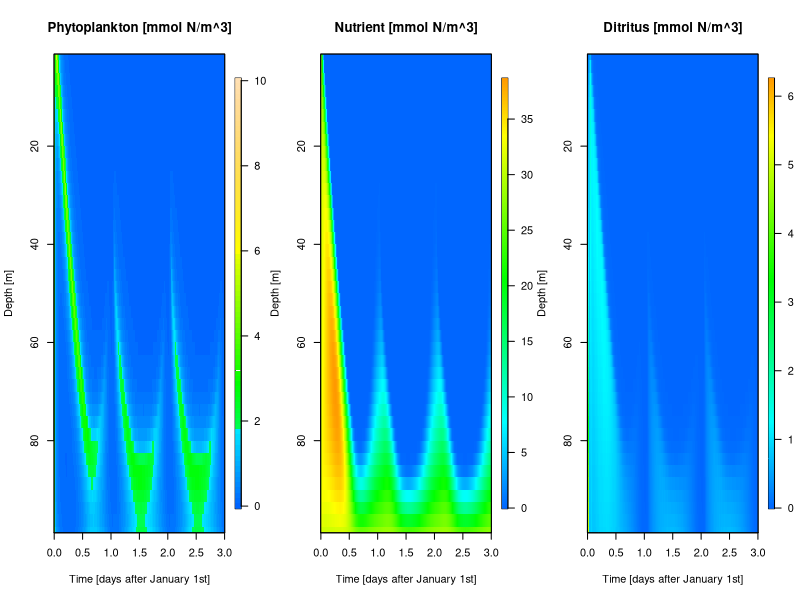
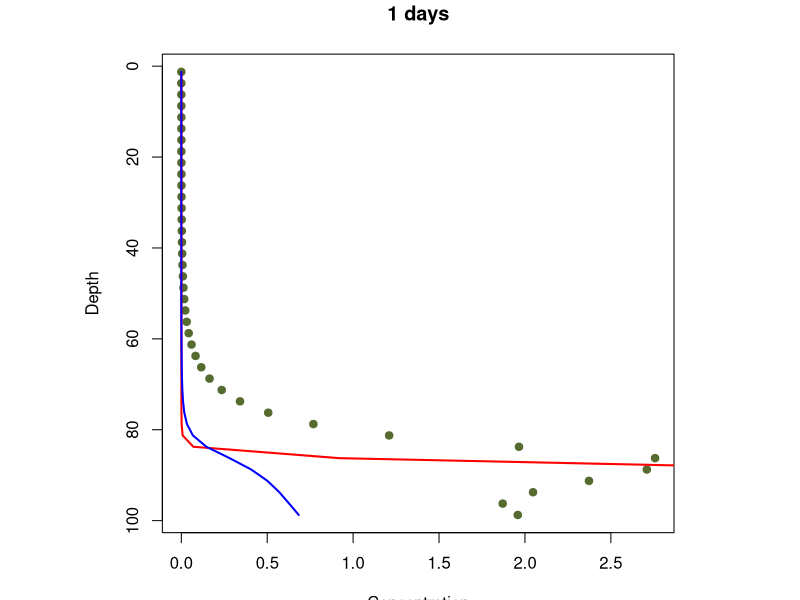
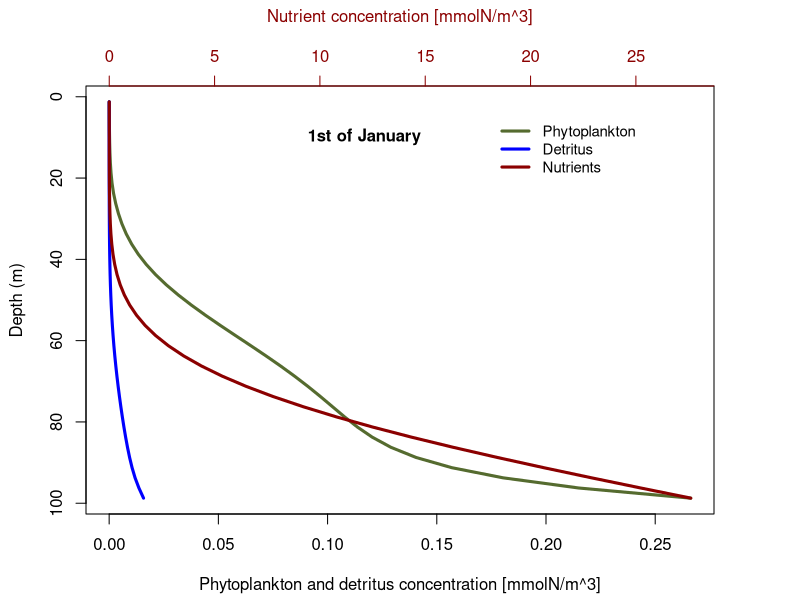
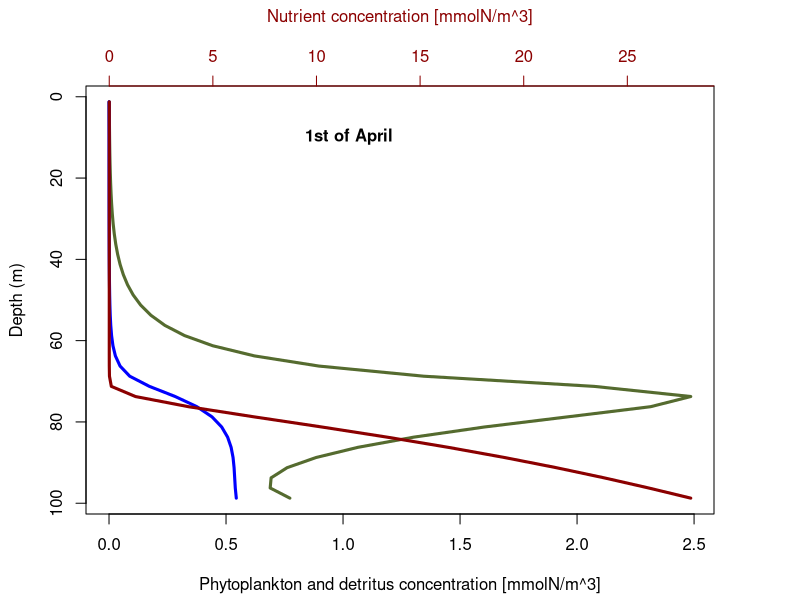
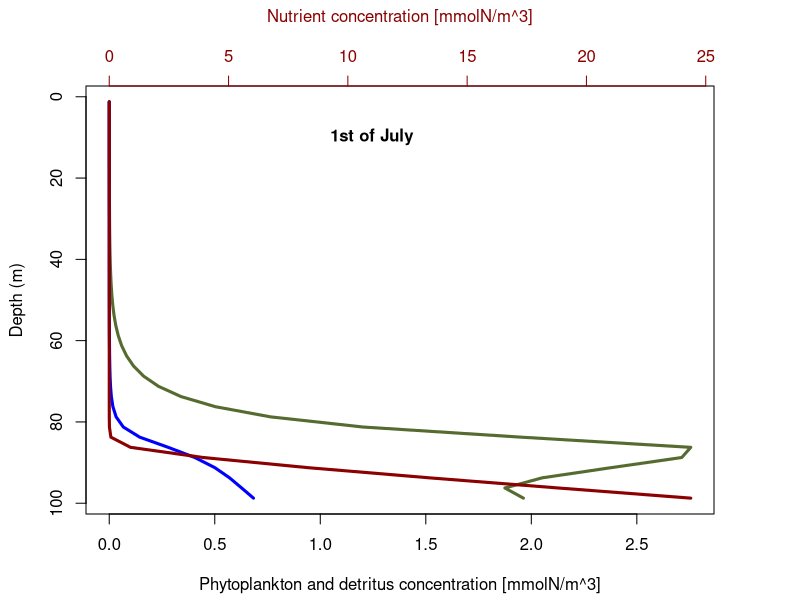
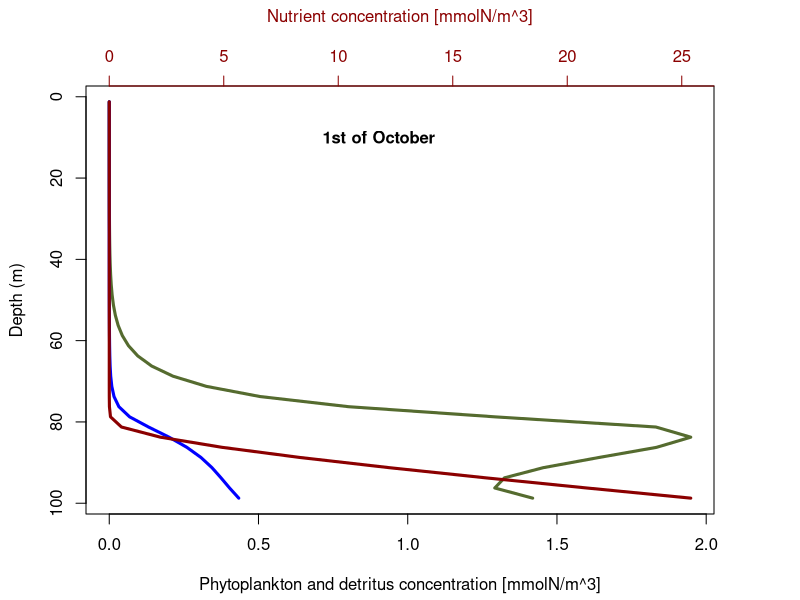
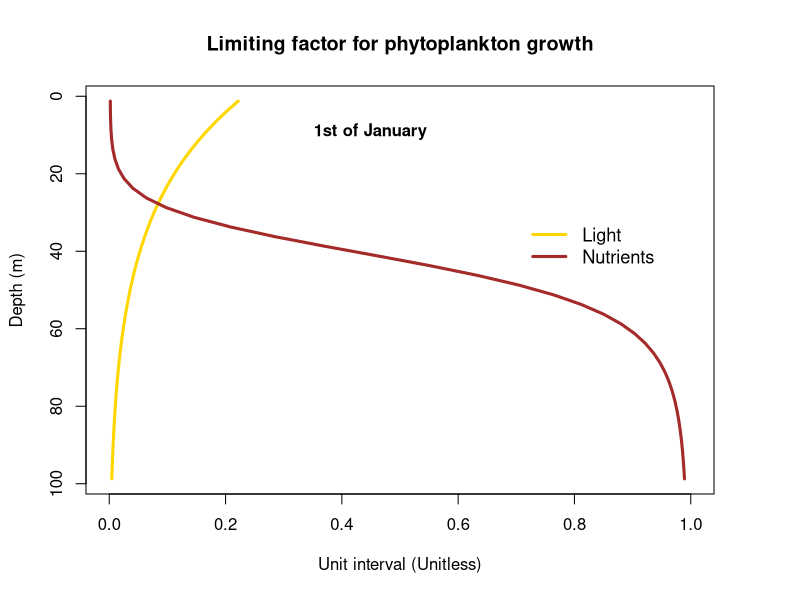
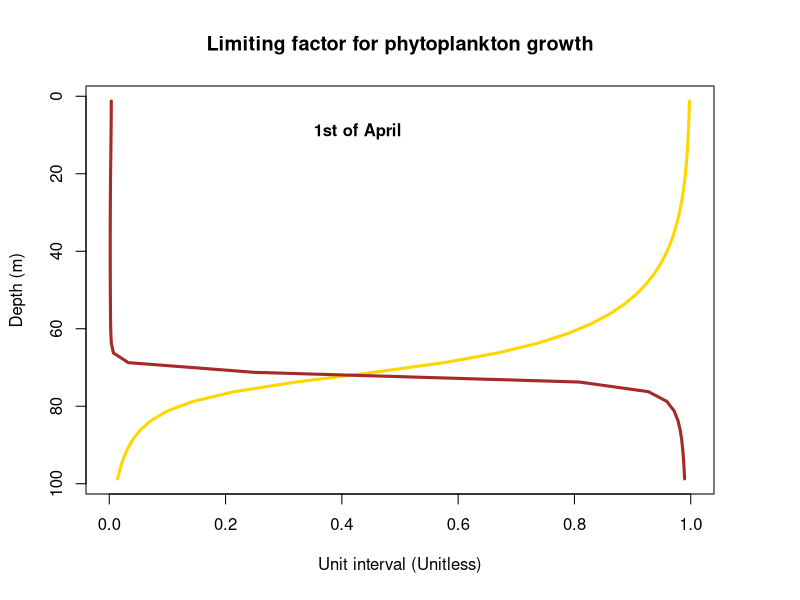

The R script that drew these images, in order:
########################### DAY 3 ###########################
library(deSolve)
library(fields)

# Create an empty list to add the parameters
param <- list()

# Define parameters 
param$I0 <- 1000 # incoming light radiation at surface (micro mol photons / (m2*s); uEinstein)
param$kw <- 0.0375 # light absorbed by water (1/m)
param$kc <- 0.05 # light absorbed by phyto plankton (m^2/mmol N)
param$gmax <- 1.5 # maximum growth (1/d)
param$alpha <- 0.1/(param$I0/200) # Slope of the PI-curve (1/(uEinstein*d)
param$HN <- 0.3 # Half saturation constant for nutrients (mmol N/m^3)
param$m <- 0.03 # specific loss rate (1/d)
param$gamma <- 0.1 # Grazing parameter (m^3/(mmol N * d))
param$eps <- 0.1 # remineralization (1/d)
param$Dv <- 5/(10**(5))*3600*24 # Diffusivity (m^2/d)  
param$ud <- 15 # Settling velocity (m/d)
param$up <- 0.5 # Settling velocity (m/d)
param$Nb <- 30 # nutrient content at the bottom (mmol N/m^3) 
param$dz <- 2.5 # grid spacing (m)
param$z <- seq(param$dz/2,100,by = param$dz) # depth (m)
param$n <- length(param$z) # number of grid cells

# Define initial conditions - concentrations of phytoplankton and nutrients
PND <- c(rep(10,param$n),rep(param$Nb, param$n),rep(0,param$n))

# Create a function
# the 22*pi/365 to push it back to the 21st December
# lowest light at 21st of December 

CalLight <- function(t,P,D, param) {
  season <- 1+cos(pi + (2*pi)/365*t + 22*pi/365)
  
  Q <- param$kc * param$dz * ((cumsum(P) - P/2) + (cumsum(D) - D/2))
  
  I <- param$I0 * exp(-param$kw * param$z - Q) * season
  
  return(I)
}




# Create function that creates the differential equation at each step
FuncPND <- function(t, PND, param) {
  P <- PND[1:param$n]
  N <- PND[(1+param$n):(2*param$n)]
  D <- PND[(2*param$n+1):(3*param$n)]
 
  # Phytoplankton flux
  Jap <- rep(0,param$n+1)
  Jdp <- rep(0,param$n+1)
  
  for (i in 2:param$n){
    Jap[i] <- param$up * P[i-1]
    Jdp[i] <- -param$Dv * (P[i] - P[i-1]) / param$dz
  }
  
  # Advective flux boundary
  Jap[1] = 0
  Jap[param$n+1] = 0
  
  # Diffusive flux boundary
  Jdp[1] = 0
  Jdp[param$n+1] = 0
  
  Jp = Jap + Jdp
  
  # Nutrient flux
  Jdn <- rep(0,param$n+1)
  
  for (i in 2:param$n){
    Jdn[i] <- -param$Dv * (N[i] - N[i-1]) / param$dz
  }
  
  
  # Diffusive flux boundary
  Jdn[1] = 0
  Jdn[param$n+1] = -param$Dv*(param$Nb-N[param$n])/param$dz
  
  Jn = Jdn
  
  # Detritus flux 
  Jad <- rep(0,param$n+1)
  Jdd <- rep(0,param$n+1)
  
  for (i in 2:param$n){
    Jad[i] <- param$ud * D[i-1]
    Jdd[i] <- -param$Dv * (D[i] - D[i-1]) / param$dz
  }
  
  # Advective flux boundary
  Jad[1] = 0
  Jad[param$n+1] = param$ud*D[param$n]
  
  # Diffusive flux boundary
  Jdd[1] = 0
  Jdd[param$n+1] = 0
  
  Jd = Jad + Jdd
  
  
  I <- CalLight(t,P,D,param)
  
  g <- param$gmax * pmin(param$alpha*I / sqrt((param$alpha*I)**2 + param$gmax**2),N/(N+param$HN)) 
  
  dPdT <- -(Jp[2:(param$n+1)] - Jp[1:param$n]) / param$dz + (g- param$m-param$gamma*P) * P
  
  dNdT <- -g*P +param$eps*D-(Jn[2:(param$n+1)] - Jn[1:param$n]) / param$dz
  
  dDdT <- -(Jd[2:(param$n+1)] - Jd[1:param$n]) / param$dz + (param$m+param$gamma*P) * P-param$eps*D
  
  
  return(list(c(dPdT,dNdT, dDdT)))
}




# Define time step
time <-seq(0,365*3, by=1)

# Solve our differential equation
start.time <- Sys.time()
res <- ode(PND, time, FuncPND, param)
end.time <- Sys.time()
time.taken <- end.time - start.time
print(paste("Runtime=",as.character(round(time.taken,1)),"s"))
P <- res[,2:(param$n+1)]
N <- res[,(param$n+2):(param$n*2+1)]
D <- res[,(param$n*2+2):(param$n*3+1)]



# Surface plot of phytoplankton
par(mfrow=c(1,3))
#par(mfrow=c(1,1))
image.plot(time/365, param$z, P, ylim = rev(range(param$z)), col = topo.colors(100)[20:100],
           xlab = "Time [days after January 1st]", ylab = "Depth [m]",
           main = "Phytoplankton [mmol N/m^3]")
box()


# Surface plot of Nutrients
image.plot(time/365, param$z, N, ylim = rev(range(param$z)), col = rev(rainbow(300, start= 0.1, end = 0.6)),
           xlab = "Time [days after January 1st]", ylab = "Depth [m]",
           main = "Nutrient [mmol N/m^3]")
box()


# Surface plot of Detritus
image.plot(time/365, param$z, D, ylim = rev(range(param$z)), col =rev(rainbow(300, start= 0.1, end = 0.6)),
           xlab = "Time [days after January 1st]", ylab = "Depth [m]",
           main = "Ditritus [mmol N/m^3]")
box()


par(mfrow=c(1,1))
plot(P[365+180,], param$z, ylim = rev(range(param$z)), pch = 19, col = "darkolivegreen", main = "1 days", ylab = "Depth", xlab = "Concentration")
points(N[365+180,], param$z, ylim = rev(range(param$z)), type = 'l', pch = 19, col = "red",cex = 0.5,lwd = 2)
points(D[365+180,], param$z, ylim = rev(range(param$z)), type = 'l', pch = 19, col = "blue",cex = 0.5,lwd = 2)


# VERTICAL PROFILE FOR STEADY STATE QUESTION - WINTER
par(mfrow=c(1,1))
par(mar = c(4, 4, 4, 4) + 0.3) 
plot(P[2*365,], param$z, ylim = rev(range(param$z)), type='l', lwd=3, col = "darkolivegreen", xlab = "", ylab = "Depth (m)", xaxt = "n")
points(D[2*365,], param$z, ylim = rev(range(param$z)), type='l', lwd=3, col = "blue", xlab = "", ylab = "")
axis(1, col = "black", col.ticks = "black", col.axis = "black", col.lab="black")
mtext("Phytoplankton and detritus concentration [mmolN/m^3]", side = 1, line = 3, col = "black") 
par(new = TRUE) 
plot(N[2*365,], param$z, ylim = rev(range(param$z)), type='l', lwd=3, col = "darkred", 
     axes = FALSE, xlab = "", ylab = "")
axis(side = 3, at = pretty(range(N[2*365,])), col = "darkred", col.ticks = "darkred", col.axis = "darkred", col.lab="darkred")
mtext("Nutrient concentration [mmolN/m^3]", side = 3, line = 3, col = "darkred") 
legend(18,4, legend = c("Phytoplankton","Detritus","Nutrients"), col = c("darkolivegreen","blue","darkred"), lty = 1, cex = 0.9, lwd=3, box.col = "white")
legend(8,5, legend = substitute(paste(bold("1st of January"))), box.col = "white")


# VERTICAL PROFILE FOR STEADY STATE QUESTION - SPRING
par(mfrow=c(1,1))
par(mar = c(4, 4, 4, 4) + 0.3) 
plot(P[2*365+90,], param$z, ylim = rev(range(param$z)), type='l', lwd=3, col = "darkolivegreen", xlab = "", ylab = "Depth (m)", xaxt = "n")
points(D[2*365+90,], param$z, ylim = rev(range(param$z)), type='l', lwd=3, col = "blue", xlab = "", ylab = "")
axis(1, col = "black", col.ticks = "black", col.axis = "black", col.lab="black")
mtext("Phytoplankton and detritus concentration [mmolN/m^3]", side = 1, line = 3, col = "black") 
par(new = TRUE) 
plot(N[2*365+90,], param$z, ylim = rev(range(param$z)), type='l', lwd=3, col = "darkred", 
     axes = FALSE, xlab = "", ylab = "")
axis(side = 3, at = pretty(range(N[2*365+90,])), col = "darkred", col.ticks = "darkred", col.axis = "darkred", col.lab="darkred")
mtext("Nutrient concentration [mmolN/m^3]", side = 3, line = 3, col = "darkred") 
#legend("right", legend = c("Phytoplankton","Detritus","Nutrients"), col = c("darkolivegreen","blue","darkred"), lty = 1, cex = 0.8, lwd=3)
legend(8,5, legend = substitute(paste(bold("1st of April"))),box.col = "white")

# VERTICAL PROFILE FOR STEADY STATE QUESTION - SUMMER
par(mfrow=c(1,1))
par(mar = c(4, 4, 4, 4) + 0.3) 
plot(P[2*365+181,], param$z, ylim = rev(range(param$z)), type='l', lwd=3, col = "darkolivegreen", xlab = "", ylab = "Depth (m)", xaxt = "n")
points(D[2*365+181,], param$z, ylim = rev(range(param$z)), type='l', lwd=3, col = "blue", xlab = "", ylab = "")
axis(1, col = "black", col.ticks = "black", col.axis = "black", col.lab="black")
mtext("Phytoplankton and detritus concentration [mmolN/m^3]", side = 1, line = 3, col = "black") 
par(new = TRUE) 
plot(N[2*365+181,], param$z, ylim = rev(range(param$z)), type='l', lwd=3, col = "darkred", 
     axes = FALSE, xlab = "", ylab = "")
axis(side = 3, at = pretty(range(N[2*365+181,])), col = "darkred", col.ticks = "darkred", col.axis = "darkred", col.lab="darkred")
mtext("Nutrient concentration [mmolN/m^3]", side = 3, line = 3, col = "darkred") 
#legend("right", legend = c("Phytoplankton","Detritus","Nutrients"), col = c("darkolivegreen","blue","darkred"), lty = 1, cex = 0.8, lwd=3)
legend(8,5, legend = substitute(paste(bold("1st of July"))),  box.col = "white")


# VERTICAL PROFILE FOR STEADY STATE QUESTION - FALL
par(mfrow=c(1,1))
par(mar = c(4, 4, 4, 4) + 0.3) 
plot(P[2*365+273,], param$z, ylim = rev(range(param$z)), type='l', lwd=3, col = "darkolivegreen", xlab = "", ylab = "Depth (m)", xaxt = "n")
points(D[2*365+273,], param$z, ylim = rev(range(param$z)), type='l', lwd=3, col = "blue", xlab = "", ylab = "")
axis(1, col = "black", col.ticks = "black", col.axis = "black", col.lab="black")
mtext("Phytoplankton and detritus concentration [mmolN/m^3]", side = 1, line = 3, col = "black") 
par(new = TRUE) 
plot(N[2*365+273,], param$z, ylim = rev(range(param$z)), type='l', lwd=3, col = "darkred", 
     axes = FALSE, xlab = "", ylab = "")
axis(side = 3, at = pretty(range(N[2*365+273,])), col = "darkred", col.ticks = "darkred", col.axis = "darkred", col.lab="darkred")
mtext("Nutrient concentration [mmolN/m^3]", side = 3, line = 3, col = "darkred") 
#legend("right", legend = c("Phytoplankton","Detritus","Nutrients"), col = c("darkolivegreen","blue","darkred"), lty = 1, cex = 0.8, lwd=3)
legend(8,5, legend = substitute(paste(bold("1st of October"))), box.col = "white")




# LIMITATION - WINTER
Ieq <- CalLight(2*365,P[2*365,],D[2*365,], param)
fi <- param$alpha*Ieq / sqrt((param$alpha*Ieq)**2 + param$gmax**2)
fn <- N[2*365,] / (N[2*365,] + param$HN)
par(mar = c(5, 4, 4, 4) + 0.3) 
plot(fi, param$z, ylim = rev(range(param$z)), xlim=c(0,1),type='l', lwd=3, col = "gold", xlab = "Unit interval (Unitless)", ylab = "Depth (m)", main="Limiting factor for phytoplankton growth")
points(fn, param$z, ylim = rev(range(param$z)), type='l', lwd=3, col = "brown")
legend (0.7,30, legend = c("Light", "Nutrients"),lwd=3,col=c("gold","brown"), cex = 1.1, box.col = "white")
legend(0.3,4, legend = substitute(paste(bold("1st of January"))),  box.col = "white")

# LIMITATION - SPRING
Ieq <- CalLight(2*365+90,P[2*365+90,],D[2*365+90,], param)
fi <- param$alpha*Ieq / sqrt((param$alpha*Ieq)**2 + param$gmax**2)
fn <- N[2*365+90,] / (N[2*365+90,] + param$HN)
par(mar = c(5, 4, 4, 4) + 0.3) 
plot(fi, param$z, ylim = rev(range(param$z)), xlim=c(0,1),type='l', lwd=3, col = "gold", xlab = "Unit interval (Unitless)", ylab = "Depth (m)", main="Limiting factor for phytoplankton growth")
points(fn, param$z, ylim = rev(range(param$z)), type='l', lwd=3, col = "brown")
#legend (0.7,30, legend = c("Light", "Nutrients"),lwd=3,col=c("gold","brown"), cex = 1.0,box.col = "white")
legend(0.3,4, legend = substitute(paste(bold("1st of April"))),  box.col = "white")

# LIMITATION - SUMMER
Ieq <- CalLight(2*365+181,P[2*365+181,],D[2*365+181,], param)
fi <- param$alpha*Ieq / sqrt((param$alpha*Ieq)**2 + param$gmax**2)
fn <- N[2*365+181,] / (N[2*365+181,] + param$HN)
par(mar = c(5, 4, 4, 4) + 0.3) 
plot(fi, param$z, ylim = rev(range(param$z)), xlim=c(0,1),type='l', lwd=3, col = "gold", xlab = "Unit interval (Unitless)", ylab = "Depth (m)", main="Limiting factor for phytoplankton growth")
points(fn, param$z, ylim = rev(range(param$z)), type='l', lwd=3, col = "brown")
#legend (0.7,30, legend = c("Light", "Nutrients"),lwd=3,col=c("gold","brown"), cex = 1.0,box.col = "white")
legend(0.3,4, legend = substitute(paste(bold("1st of July"))),  box.col = "white")

# LIMITATION - FALL
Ieq <- CalLight(2*365+273,P[2*365+273,],D[2*365+273,], param)
fi <- param$alpha*Ieq / sqrt((param$alpha*Ieq)**2 + param$gmax**2)
fn <- N[2*365+273,] / (N[2*365+273,] + param$HN)
par(mar = c(5, 4, 4, 4) + 0.3) 
plot(fi, param$z, ylim = rev(range(param$z)), xlim=c(0,1),type='l', lwd=3, col = "gold", xlab = "Unit interval (Unitless)", ylab = "Depth (m)", main="Limiting factor for phytoplankton growth")
points(fn, param$z, ylim = rev(range(param$z)), type='l', lwd=3, col = "brown")
#legend (0.7,30, legend = c("Light", "Nutrients"),lwd=3,col=c("gold","brown"), cex = 1.0,box.col = "white")
legend(0.3,4, legend = substitute(paste(bold("1st of October"))),  box.col = "white")
